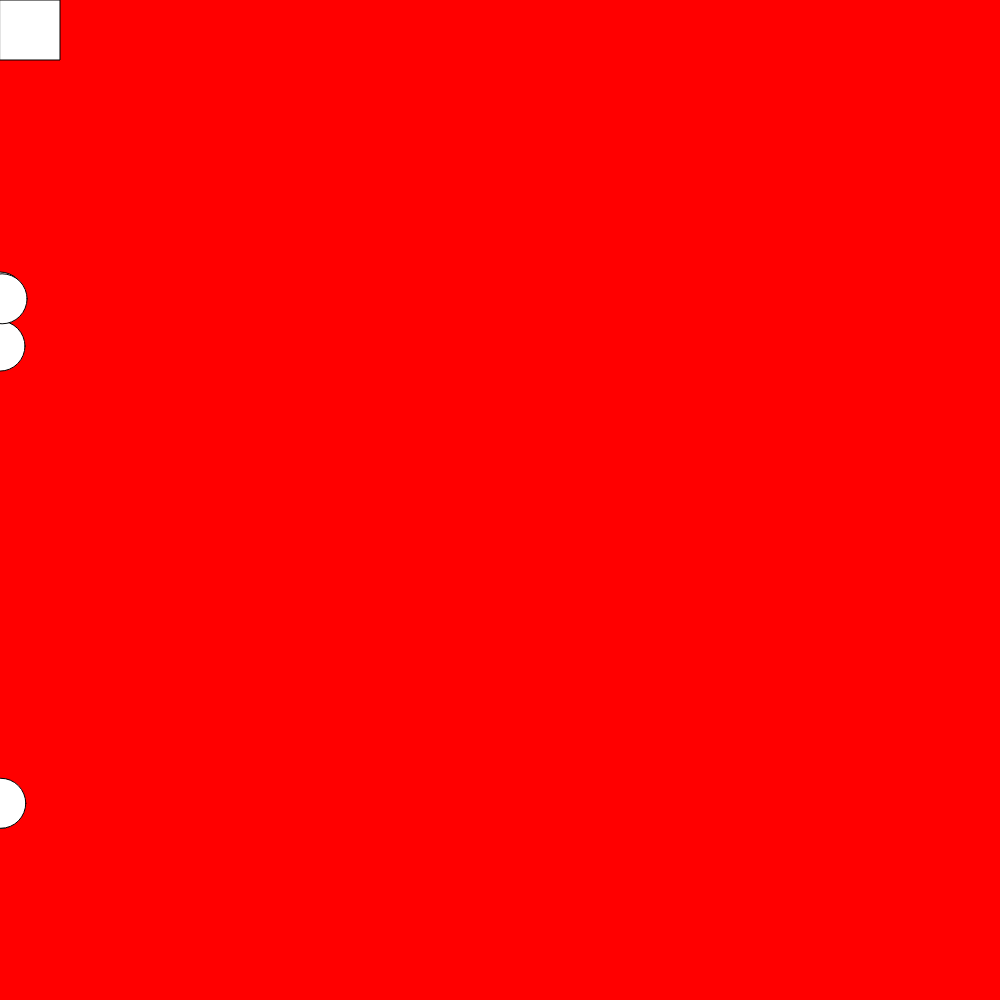
Frame 1 (no input)
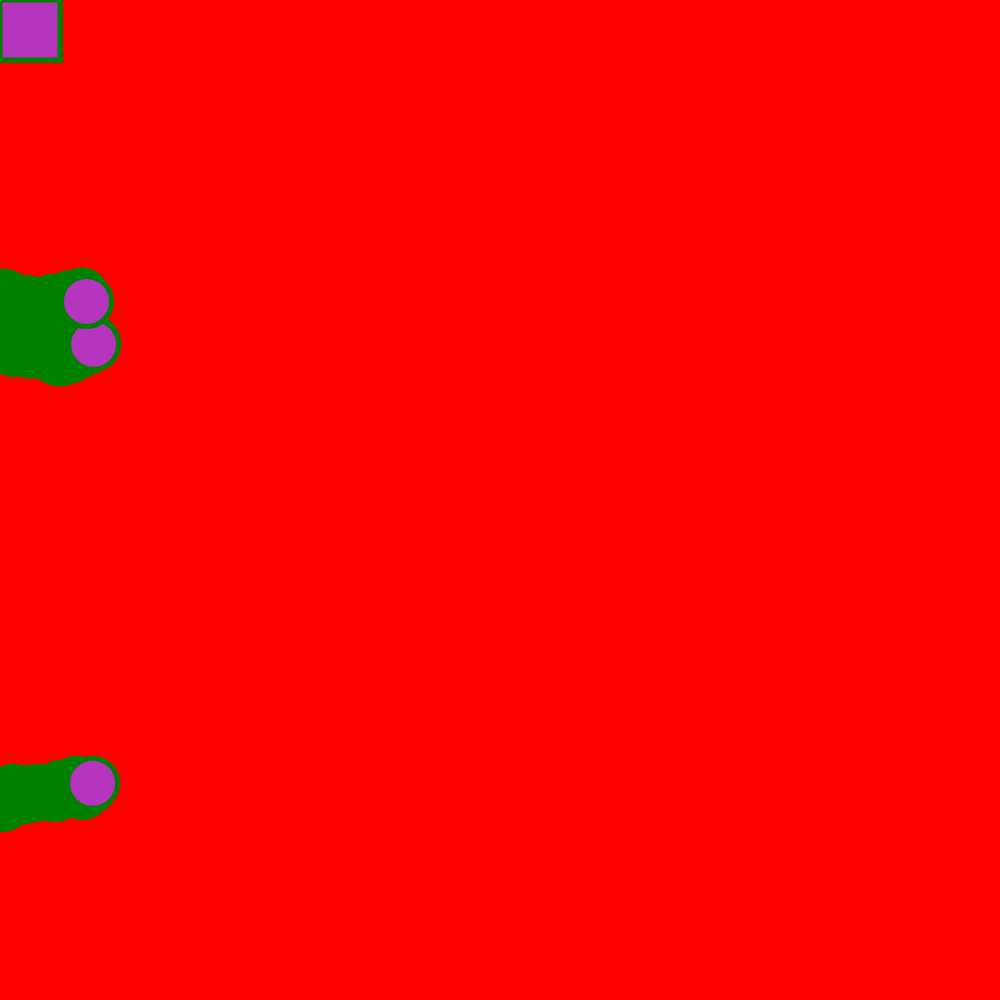
Frame 60 (no input)
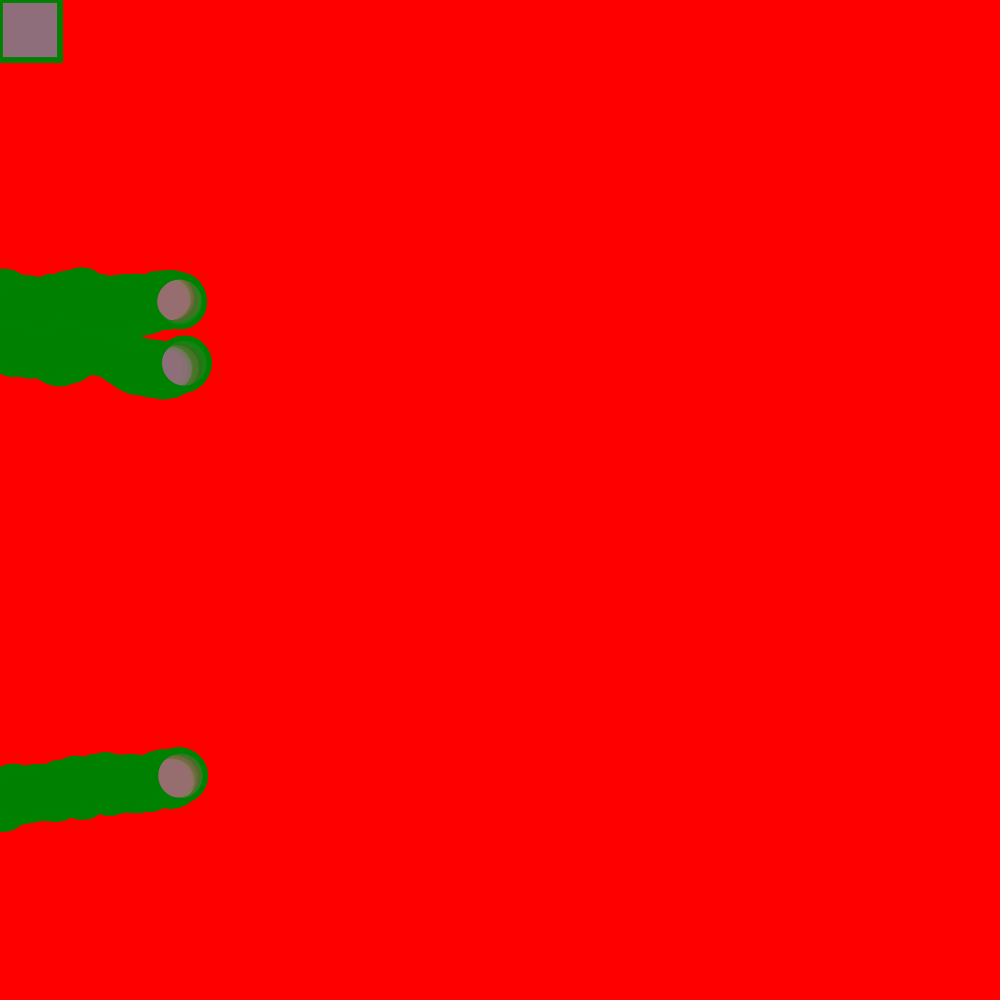
Frame 120 (the mouse pressed at the canvas centre since frame 60)

The p5.js sketch that drew these frames (run headless with seeded random() and noise() and a simulated clock; from frame 60 on, the mouse is pressed at the canvas centre):

// p5.js sketch
// ── sketch.js
let cor;
let circuloX;
let circuloY;

//let posicaoHorizontal2;
//let posicaoVertical2;


function setup() {
  createCanvas(1000, 1000);// width x height
  background("red");
  cor = color(random(0,255),random(0,255),random(0,255));
  
  circuloX = [0,0,0];
  circuloY = [random(height),random(height),random(height)];
  //posicaoVertical = random(height);
  //posicaoHorizontal2 = 0;
  //posicaoVertical2 = random(height);
}

//circuloX=0,0,0
//circuloY=300,150,400
function draw() {
  console.log(circuloX.length);
  for(let contador in circuloX)
  {
    console.log (contador);
    circle(circuloX[contador],circuloY[contador],50);
    circuloX[contador]+= random(0,3);
  circuloY[contador]+= random(-3,3);
    
    if(circuloX[contador] >= width)
      {
      circuloX[contador]=0;
      circuloY[contador]=(random(height));
       }
    }
  rect(0,0,60,60);
  
  circle(circuloX[1],circuloY[1],50);
  circle(circuloX[2],circuloY[2],50);
  fill(cor);
  stroke("green")
  strokeWeight(5);
  
  
  
  //circuloX[1]+= random(0,3);
  //circuloY[1]+= random(-3,3);
  
  //circuloX[2]+= random(0,3);
  //circuloY[2]+= random(-3,3);
  
  if(mouseIsPressed)
    {
      cor= color(random(0,255),random(0,255),random(0,255), random(0,100));
      
      }
  //if(mouseIsPressed)
   // {
      //rect(mouseX,mouseY,10,10);
      //}
}   
